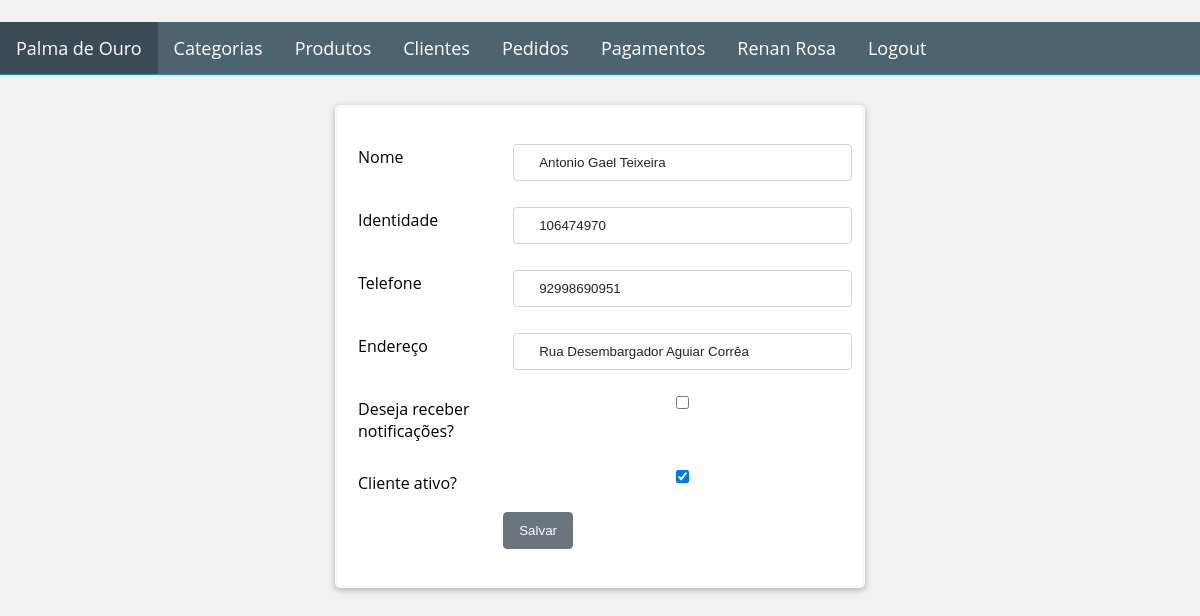
The app's page /client/4/update (signed in) with its own data.
### Golden_Leaf/models.py (models this page shows, shortened)
class User(db.Model):
    __metaclass__ = ABCMeta
    __abstract__ = True
    id = db.Column(db.Integer, primary_key=True)
    name = db.Column(db.String(64), nullable=False, index=True)
    phone_number = db.Column(db.String(11), nullable=False)

class Clerk(User, UserMixin):
    __tablename__ = 'clerks'
    image_file = db.Column(db.String(64), default='default.png')
    email = db.Column(db.String(64), unique=True)
    password_hash = db.Column(db.String(128), nullable=False)
    __mapper_args__ = {
        'concrete': True
    }
    @property
    def password(self) -> None:
        raise AttributeError('password is not a readable attribute')

class Client(User):
    __tablename__ = 'clients'
    __mapper_args__ = {'concrete': True}
    identification = db.Column(db.String(9), unique=True)
    notifiable = db.Column(db.Boolean)
    address = db.Column(db.String(64))
    status = db.Column(db.Boolean)
    amount = db.Column(db.Numeric(10, 2), default=0)

### Golden_Leaf/views/client/routes.py (the view)
@blueprint_client.route('/client/<int:id>/update', methods=['GET', 'POST'])
@register_breadcrumb(blueprint_client, '.id', '.update_client', dynamic_list_constructor=view_client_dlc)
@login_required
def update_client(id):
    form = UpdateClientForm()
    client = Client.query.filter_by(id=id).one()
    if form.validate_on_submit():
        client.phone_number = form.phone_number.data
        client.notifiable = form.notifiable.data
        client.status = form.status.data
        client.address = form.street.data
        db.session.add(client)
        db.session.commit()
        return redirect(url_for('blueprint_client.get_clients'))
    elif request.method == 'GET':
        form.name.data = client.name
        form.identification.data = client.identification
        form.phone_number.data = client.phone_number
        form.notifiable.data = client.notifiable
        form.status.data = client.status
        form.street.data = client.address
    return render_template('client/edit.html', form=form)

### Golden_Leaf/views/client/forms.py
class UpdateClientForm(FlaskForm):
    name = StringField('Nome', render_kw={'disabled': ''})
    identification = StringField('Identidade', render_kw={'disabled': ''})
    phone_number = StringField('Telefone',validators=[DataRequired(message="Cliente precisa ter um número de telefone celular."),
                                                      Regexp('[1-9]{2}[1-9]{4,5}[0-9]{4}',0,'O número deve deve estar no formato: (xx)xxxxx-xxxx.'),
                                                      Length(min=11, max=11,message="O número precisa ter exatamente 11 caracteres.")])
    street = StringField('Endereço', validators=[DataRequired(message="O cliente precisa ter um endereço")])
    notifiable = BooleanField('Deseja receber notificações?')
    status = BooleanField('Cliente ativo?')
    submit = SubmitField('Salvar')

### Golden_Leaf/models.py (called while the page is built)
@login_manager.user_loader
def load_user(id):
    return Clerk.query.get(id)

### Golden_Leaf/templates/client/edit.html (shortened to what this page needs)
{% extends "base.html" %}
{% block page_content %}
<div class="form-container">
    <form action="" method="POST">
        <div class="row">
            <div class="col-25">
                {{ form.name.label(class="label") }}
            </div>
            <div class="col-75">
                {{form.name(class="form")}}
            </div>
        </div>
        <div class="row">
            <div class="col-25">
                {{ form.identification.label(class="label") }}
            </div>
            <div class="col-75">
                {{form.identification(class="form")}}
            </div>
        </div>
        <div class="row">
            <div class="col-25">
                {{ form.phone_number.label(class="label") }}
            </div>
            <div class="col-75">
                {{form.phone_number(class="form")}}
            </div>
        </div>
        <div class="row">
            <div class="col-25">
                {{ form.street.label(class="label") }}
            </div>
            <div class="col-75">
                {{form.street(class="form")}}
            </div>
        </div>
        <div class="row">
            <div class="col-25">
                {{ form.notifiable.label(class="label") }}
            </div>
            <div class="col-75">
                {{form.notifiable(class="form")}}
            </div>
        </div>
        <div class="row">
            <div class="col-25">
                {{ form.status.label(class="label") }}
            </div>
            <div class="col-75">
                {{form.status(class="form")}}
            </div>
        </div>
        <div class="row">
            <div class="col-25">
            </div>
            <div class="col-75">
                {{form.submit(class="btn btn-default")}}
            </div>
        </div>
    </form>
</div>
{% endblock %}

### Golden_Leaf/templates/base.html (shortened to what this page needs)
﻿<head>
    {% block head %}
    <link rel="stylesheet" type="text/css" href="{{ url_for('static', filename='css/styles.css') }}">
    {% endblock %}
</head>
<body>
    {% block navbar %}
    <header>
        <nav>
            <ul class="nav">
                <li>
                    <a class="nav-link active" href="{{ url_for('blueprint_main.index') }}">
                         Palma de Ouro
                    </a>
                </li>
                <li>
                    <a class="nav-link" href="{{ url_for('blueprint_category.get_categories') }}">Categorias</a>
                </li>
                <li>
                    <a class="nav-link" href="{{ url_for('blueprint_product.get_products') }}">Produtos</a>
                </li>
                <li>
                    <a class="nav-link" href="{{ url_for('blueprint_client.get_clients') }}">Clientes</a>
                </li>
                <li>
                    <a class="nav-link" href="{{ url_for('blueprint_order.get_orders') }}">Pedidos</a>
                </li>
                <li>
                    <a class="nav-link" href="{{ url_for('blueprint_payment.get_payment') }}">Pagamentos</a>
                </li>
                {% if current_user.is_authenticated %}
                <li>
                    <a class="nav-link" href="{{ url_for('blueprint_clerk.account') }}">
                        {{ current_user.name }}
                    </a>
                </li>
                <li>
                    <a class="nav-link" href="{{ url_for('blueprint_clerk.logout') }}">
                        Logout
                    </a>
                </li>
                {% else %}
                <li>
                    <a class="nav-link" href="{{ url_for('blueprint_clerk.login') }}">
                        <span class="glyphicon glyphicon-user"></span> Login
                    </a>
                </li>
                {% endif %}
            </ul>
        </nav>
    </header>
    {% endblock %}
    <main>
        {% block content  %}
        <div>
            {% block page_content %}
            {% endblock %}
        </div>
        {% endblock %}
    </main>
</body>

### Golden_Leaf/static/css/styles.css (style rules this page uses)
.container, .form-container { border-radius: 5px; color: #000; background-color: #ffffff; border: solid #f7f7f9; box-shadow: 0 2px 5px 0 rgba(0, 0, 0, 0.16), 0 2px 10px 0 rgba(0, 0, 0, 0.12); }
* { box-sizing: border-box; }
html, body, h1, h2, h3, h4, h5 { font-family: "Open Sans", sans-serif; }
body { background-color: #f1f1f1; margin: 0; }
.nav { list-style-type: none; margin: 0; padding: 0; background-color: #4d636f; color: #ffffff; font-size: 18px; border-bottom: 1px solid #1e8adc; display: flex; }
.nav-link { display: block; color: #ffffff; text-align: center; padding: 14px 16px; text-decoration: none; }
.active { background-color: #3a4b53; }
main { margin: auto; padding: 10px; width: 90%; }
.btn { display: inline-block; text-decoration: none; border: 1px solid transparent; padding: 10px 15px; color: #fff; border-radius: .25rem; }
.btn-default { background-color: #6c757d; border-color: #6c757d; }
.form-container { padding: 20px; margin: auto; width: 50%; }
.row { display: flex; justify-content: space-between; }
.col-25 { width: 28%; margin-top: 6px; }
.col-75 { width: 70%; margin-top: 6px; }
.label { padding: 12px 12px 12px 0; display: inline-block; }
.form { width: 100%; padding: 10px 25px; margin: 10px; border-radius: .25rem; border: 1px solid #ced4da; color: #212529; background-color: #ffffff; }

### records on screen
Clerk: name "Renan Rosa"
Client: name "Antonio Gael Teixeira", identification "106474970", phone_number "92998690951", status "☑"
